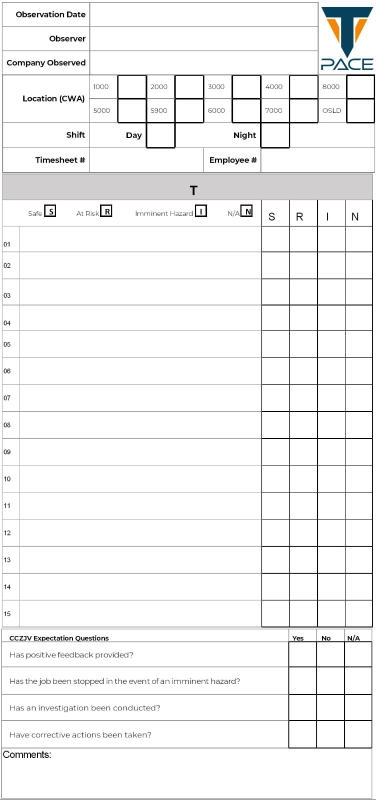
#> input picture data/template.jpg, 752 x 1600 px (shown at 1/2 size)
$ python -i alignment.py   (imports and definitions only)
#> lines starting #> are read from the running program, lines starting #| are printed output that depends on the picture; after the words box and inside, x2 and y2 are one past the last pixel; in counts of white or black regions, pixels touching at a corner belong together
# Step 3: straighten page, map to standard frame

from dataclasses import dataclass

import cv2
import numpy as np

from .layout import DEFAULT_LAYOUT, FormLayout

SNAP_TOLERANCE_PX = 25  # allowed offset before fine-tune
LINE_TOLERANCE_PX = 12  # allowed offset after fine-tune
MIN_ALIGNMENT_SCORE = 0.6  # below this, don't trust positions


@dataclass
class AlignmentResult:
    aligned: np.ndarray | None  # None if alignment failed
    seen: np.ndarray | None  # 0 = outside the scan
    score: float
    rotation_deg: float
    scanned_fraction: float

    @property
    def ok(self) -> bool:
        return self.aligned is not None

    # [18 lines left out: functions as_dict, rotate, not called in this run]


# keep only the table lines
def grid_masks(gray: np.ndarray) -> tuple[np.ndarray, np.ndarray]:
    h, w = gray.shape
#> h = 1600; w = 752
    ink = cv2.adaptiveThreshold(gray, 255, cv2.ADAPTIVE_THRESH_MEAN_C, cv2.THRESH_BINARY_INV, 31, 15)
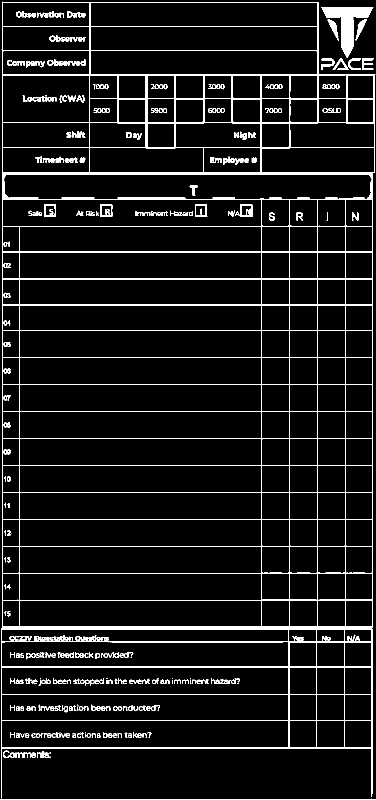
#> ink: shape (1600, 752) (shown at 1/2 size); 7.1% white in thin lines or dots
    horiz = cv2.morphologyEx(ink, cv2.MORPH_OPEN, cv2.getStructuringElement(cv2.MORPH_RECT, (w // 20, 1)))
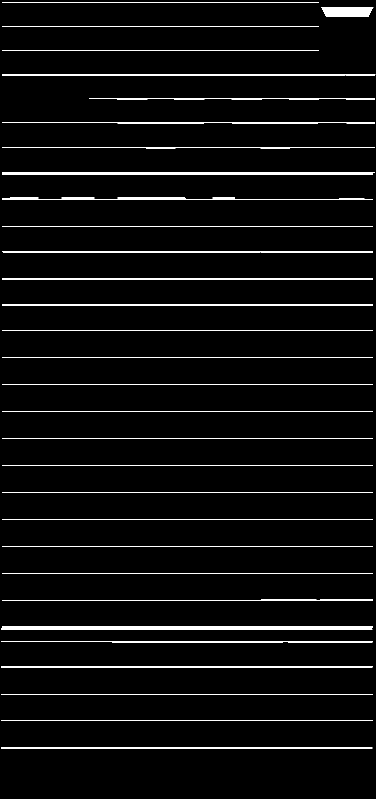
#> horiz: shape (1600, 752) (shown at 1/2 size); 3.8% white in thin lines or dots
    vert = cv2.morphologyEx(ink, cv2.MORPH_OPEN, cv2.getStructuringElement(cv2.MORPH_RECT, (1, h // 40)))
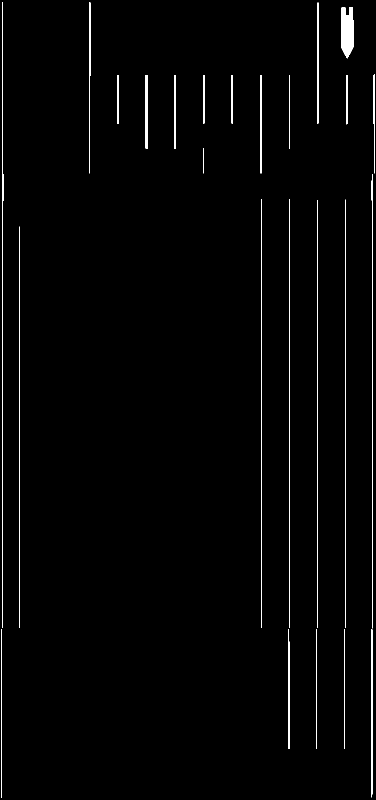
#> vert: shape (1600, 752) (shown at 1/2 size); 1.7% white; 26 white regions, largest, box (x1, y1, x2, y2) and area: (682, 15, 707, 117) 2109, (743, 348, 746, 1257) 1857, (522, 399, 524, 1256) 1714
    return horiz, vert


# centre position of each line
# [89 lines left out: functions line_positions, find_lines, fit_axis, alignment_score, warp_to_frame, align_page, not called in this run]

>>> import cv2
>>> picture = cv2.imread('../../data/template.jpg', cv2.IMREAD_GRAYSCALE)
>>> result = grid_masks(picture)
